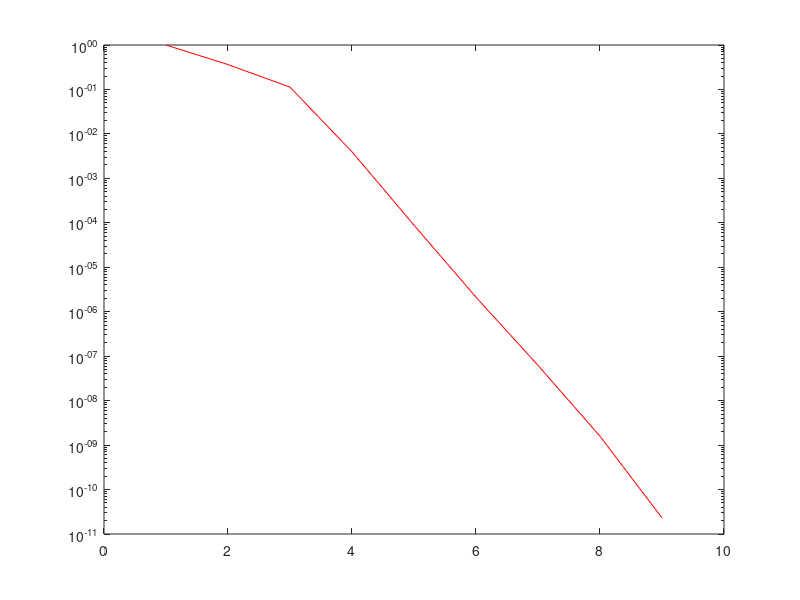

Recreate this plot in MATLAB.
%modificado por jccf octurbre 2018
% Clear all variables from the workspace
clear all
% Clear the screen
clc        
%function [tiempoC]=LGMRES_E_v2(A,b,color,~,mLE, lLE, dLE,itermax)
%Time Control
tic; 

% Setting tolerance parameters and maximum number of iterations
tol=1e-9;   % Tolerance for convergence
opts.tol=  tol;   % Tolerance options for the algorithm
%opts.tol= 1e-9;
% opts.disp= 0;
MAX_ITERATION=1000;       % Tolerance options for the algorithm
%maxit=itermax;

% Load the problem matrix from the 'sherman4.mat' file
load sherman4.mat;
A=Problem.A;     % System matrix
b=Problem.b;     % Right-hand side vector of the system

% Matrix name and color for graphics (if needed)
Name_Matrix='Scherman'; color='r';
%b=ones(size(A,1),1);

% Initialization of the initial solution and parameters for the LGMRES-E method
x0=zeros(size(A,1),1);
% m=mLE;
% d=dLE;
% lL=lLE;
% l=lL;

m=27;  % Number of GMRES iterations
d=2;   % Dimension for harmonic Ritz vectors
lL=2;  % Length of storage for vectors
l=lL;  % Initialization of storage length

% Total subspace size
s = m + d +l;
ST=s;
n=size (A,1);   % Matrix size
flag=0;         % Flag for convergence control

restart=1;

% First GMRES iteration (Restart)
disp('Iniciando primera ejecución de GMRES (Arnoldi)...');  % Mensaje de inicio
r=b-A*x0;         % Calculation of the initial residual
res(1,:)=norm(r); % Norm of the initial residual
%beta2=res(1,:);  
beta= res(1,1);   % Initial beta value
logres(1,:)= 1; %because norm(r)/norm(ro)=1    % Initialization of log values of the residual norm
%iter(1,:)=restart;
miteracion(1,1)=m;     % Number of iterations
z=[];               % Initialization of vector z

%Preallocating for speed
% Memory preallocation to improve efficiency
w=zeros(n,m);  % Vector w
h=zeros(m+1,m); % Matrix h
%z=zeros(n,1);
ii=1; % Variable for matrix z


%%%%%%%%%%%First run 

% First run of GMRES (Arnoldi)
    v(:,1)=r/beta;   % Normalization of the first vector
        for j=1:m                       %modified gram schmidt--Arnoldi
            w(:,j)=A*v(:,j); % Matrix-vector multiplication
            for i=1:j        % Modified Gram-Schmidt orthogonalization
                h(i,j)=w(:,j)'*v(:,i);
                w(:,j)=w(:,j)-h(i,j)*v(:,i);
            end
            h(j+1,j)=norm(w(:,j));  % Calculation of the norm
            if h(j+1,j)==0          % Stopping condition if there is an Arnoldi breakdown
                m=j;
                h2=zeros(m+1,m);    % Adjust the size of the h matrix
                for k=1:m
                    h2(:,k)=h(:,k);
                end
                h=h2;
            else        
                v(:,j+1)=w(:,j)/h(j+1,j); % Update of vector v
            end
        end
        H0=h;
        %hs=h;
        % Solution of the reduced system using QR decomposition
        g=zeros(m+1,1);  % Vector of constants
        g(1,1)=beta;     % Initialization of beta value

        for j=1:m                       %plane rotations (QR decompostion)
            disp('Se realiza QR descomposition');
            P=eye(m+1);       % Identity matrix
            sin=h(j+1,j)/(sqrt(h(j+1,j)^2 + h(j,j)^2));  % Sin calculation
            cos=h(j,j)/(sqrt(h(j+1,j)^2 + h(j,j)^2));    % Cos calculation
            P(j,j)=cos;
            P(j+1,j+1)=cos;
            P(j,j+1)=sin;
            P(j+1,j)=-sin;
            h=P*h;          % Update of the h matrix
            g=P*g;          % Update of vector g
        end

      % Calculation of the minimum norm minimizer
      disp('Se calcula el minimizador del mínimo de norma');
        R=zeros(m,m);  % Initialization of R
        G=zeros(m,1);  % Initialization of G
        V=zeros(n,m);  % Initialization of V
        for k=1:m
            G(k)=g(k); % Update of G
            V(:,k)=v(:,k); % Update of V
            for i=1:m
                R(k,i)=h(k,i);  % Update of R
            end
        end
        minimizer=R\G;  % Solution of the system
        Z=V*minimizer;  % Update of the approximate solution
        xm=x0+Z;        % Update of the current solution

        disp('Primera ejecución de GMRES completa.');  % Mensaje de finalización
        % Update of the residual and restart
        x0=xm;
        logres(size(logres,1)+1,:)=abs(g(m+1,1)/res(1,1));  % Update of the residual norm
%Calculo de z(k) para iteración 1  (errors approximations)
        z(:,1)= Z;
%%%%%% Calculo de vectores armonicos de Ritz
H0(m+1,:)=[];   % Removal of the last row
Fold=H0';       % Transposed Fold matrix
opts.v0=ones(size(Fold,1),1);  % Initialization of vector v0 for eigs

disp('Calculando vectores armónicos de Ritz...');  % Mensaje informativo

% Calculation of harmonic Ritz values and vectors
gf=R'*R;   % Product of R transpose and R
E=zeros(m,d);
D=zeros(d,1);
%Compute the harmonic Ritz vectors
        [E2,D2]=eigs(Fold,gf,d,'LM',opts);  % Calculation of largest eigenvalues
        for pq=1:d
            D(pq,1)=abs(D2(pq,pq));  % Take the absolute values
        end
        [~,I]=sort(D,1);  % Sort the eigenvalues
        for qq=1:d
            E(:,qq)=E2(:,I(qq,1));  % Extract the corresponding eigenvectors
        end
        dy0= V*E;  % Calculation of dy0 vectors

        % Handling of complex numbers in Ritz vectors
        dy=zeros(n,1);
    %%%% if dy0 is complex%%%%%%%%%%%%%%%%%%%%%%
            if isreal(dy0)==0  % If the vectors are not real
                disp('Manejando vectores de Ritz complejos...');
                ij=1; jj=0;
                while size(dy,2)<=d && ij <=d
                    if isreal(dy0(:,ij))==0 && norm(real(dy0(:,ij)))>0
                        dy(:,jj+1)= real(dy0(:,ij)); jj=size(dy,2);
                        if ij <=d
                            dy(:,jj+1)= abs(imag(dy0(:,ij)))*sqrt(1); jj=size(dy,2);
                            if ij <d
                                if dy0(:,ij)== conj(dy0(:,ij+1))
                                    ij=ij+2;
                                else
                                    ij=ij+1;
                                end
                            end
                        end
                    else
                        dy(:,jj+1)= dy0(:,ij);
                        ij=ij+1;
                        jj=size(dy,2);
                    end
                end
            else
                dy=dy0;  % If the vectors are real, do nothing
            end
            disp('Vectores armónicos de Ritz calculados correctamente.');  % Mensaje informativo
%%%%%%%%%%%%%%%%%%%%%%%%%%%%%%%%%%%%%%%%%%%%%%%%%%%%%%%%%%%%%%%%%%%%%%%%
%Ev0=[]; %para comando opts.v0
while flag==0
%    v=[];
    if ii ~= lL
        disp('Se realiza lgmres-e sin la totalidad de los errores de aproximación');
    else
        disp('Se realiza LGMRESE(m,d,l)');
    end
    r=b-A*x0;
    beta=norm(r);
    v(:,1)=r/beta; 
    h=zeros(m+1,m);
    %s1=s;
    if size(z,2)<lL
        if ii<=lL
            l=ii;
            ii=ii+1;
        end
%         P=[];
%         h=[];
            s=m+d+l;
            for j=1:s                       %modified gram schmidt--Arnoldi
%                 if j<=m
%                     w(:,j)=A*v(:,j);
%                 else
%                     w(:,j)=A*dy(:,j-m);
%                 end
                if j<=m
                    w(:,j)=A*v(:,j);
                end
                if j>=m+1 &&  j<=m+d
                    w(:,j)=A*dy(:,j-m);
                end
                if j>=m+ d + 1 %&& j<=s -1
                     w(:,j)=A*z(:,l-(j-m-d-1));
                end
                for i=1:j
                    h(i,j)=w(:,j)'*v(:,i);
                    w(:,j)=w(:,j)-h(i,j)*v(:,i);
                end
                h(j+1,j)=norm(w(:,j));
                if h(j+1,j)==0
                    s=j;
                    h2=zeros(s+1,s);   
                    for k=1:s
                        h2(:,k)=h(:,k);
                    end
                    h=h2;
                else       
                    v(:,j+1)=w(:,j)/h(j+1,j);
                end
            end       
       %     H0=h;
       %     hs=h;
            g=zeros(s+1,1);
            g(1,1)=beta;
            for j=1:s                       %plane rotations (QR decompostion)
                P=eye(s+1);   
                sin=h(j+1,j)/(sqrt(h(j+1,j)^2 + h(j,j)^2));
                cos=h(j,j)/(sqrt(h(j+1,j)^2 + h(j,j)^2));
                P(j,j)=cos;
                P(j+1,j+1)=cos;
                P(j,j+1)=sin;
                P(j+1,j)=-sin;
                h=P*h;
                g=P*g;
            end
            R=zeros(s,s);
            G=zeros(s,1);
            V=zeros(n,s);
            for k=1:s
                G(k)=g(k);
                V(:,k)=v(:,k);
                for i=1:s
                    R(k,i)=h(k,i);
                end
            end
            minimizer=R\G;
            
            
            for k=m+1:m+d       %se incluye vectores armónicos de Ritz
                V(:,k)=dy(:,k-m);
            end
            aux=V*minimizer;
            xm=x0+aux;
  %%%%%%%%%%%%%%%%%%%%%%%%%%%%%%%%%%%%
         Z=z;
%         if l==1
%             z=aux;
%         else
%             for j=2:size(logres,1)-1
%                 z(:,j-1)=Z(:,j);
%             end
%             z(:,l)=aux;
%         end
        if size(z,2)<lL
            z(:,size(z,2)+1)=aux;
        else
            for j=2:lL
                z(:,j-1)=Z(:,j);
            end
                z(:,lL)=aux;
        end     
            miteracion(size(miteracion,1)+1,1)=m;
            logres(size(logres,1)+1,:)=abs(g(s+1,1)/res(1,1));
            if (abs (g(s+1,1)))/res(1,1) <tol  || size(logres,1)==MAX_ITERATION   %empleando �ltima componente de g como residuo
            %if (res(size(res,1)))/res(1,1) <tol      %empleando �ltima componente de g como residuo
                flag=1;
            else
                x0=xm;                        %update and restart
                restart=restart+1;
            end
    %%%%%%%%%%%%%%%%%%%%Compute the harmonic Ritz vectors
    W=V(1:n,1:s);
    Fold=W'*A'*W;
    gf=R'*R;
    opts.v0=ones(size(Fold,1),1);
%     if size(Ev0)~=0
%         if s >= size(Ev0,1)
%             Ev1=zeros(s,1);
%             Ev1(1:size(Ev0,1),:)=Ev0;
%         end
%         if s < size(Ev0,1)
%             Ev0((s+1):size(Ev0,1),:)=[];
%             Ev1=Ev0;
%         end
%         Ev0=real(Ev1);
%         opts.v0= Ev0; %modif. octubre
%         Ev1=[];
%     end
    E=zeros(s,d);
    D=zeros(d,1);
%%%Compute the harmonic Ritz vectors
        %[E,D2]=eigs(df,d,'SM', opts);
        [E2,D2]=eigs(Fold,gf,d,'LM',opts);
        for pq=1:d
            D(pq,1)=abs(D2(pq,pq));
        end
        [~,I]=sort(D,1);
        for qq=1:d
            E(:,qq)=E2(:,I(qq,1));
        end
        dy0= V*E;
   dy=zeros(n,1);
        %%%% if dy0 is complex%%%%%%%%%%%%%%%%%%%%%%    
            if isreal(dy0)==0
                ij=1; jj=0;
                while size(dy,2)<=d && ij <=d
                    if isreal(dy0(:,ij))==0 && norm(real(dy0(:,ij)))>0
                        dy(:,jj+1)= real(dy0(:,ij)); jj=size(dy,2);
                        if ij <=d
                            dy(:,jj+1)= abs(imag(dy0(:,ij)))*sqrt(1); jj=size(dy,2);
                            if ij <d
                                if dy0(:,ij)== conj(dy0(:,ij+1))
                                    ij=ij+2;
                                else
                                    ij=ij+1;
                                end
                            end
                        end
                    else
                        dy(:,jj+1)= dy0(:,ij);
                        ij=ij+1;
                        jj=size(dy,2);
                    end
                end
            else
                dy=dy0;
            end
            
    else % if size(logres,1)<=l;
 %-----------------------------------
        s=ST;
        l=lL;
        for j=1:s                       %modified gram schmidt--Arnoldi
            if j<=m
                w(:,j)=A*v(:,j);
            end
            if j>=m+1 &&  j<=m+d
                w(:,j)=A*dy(:,j-m);
            end
            if j>=m+ d + 1 %&& j<=s -1
                 w(:,j)=A*z(:,l-(j-m-d-1));
            end
            for i=1:j
                h(i,j)=w(:,j)'*v(:,i);
                w(:,j)=w(:,j)-h(i,j)*v(:,i);
            end
            h(j+1,j)=norm(w(:,j));
            if h(j+1,j)==0
                s=j;
                h2=zeros(s+1,s);    
                for k=1:s
                    h2(:,k)=h(:,k);
                end
                h=h2;
            else        
            v(:,j+1)=w(:,j)/h(j+1,j);
            end
        end
%         H0=h;
%         hs=h;
        g=zeros(s+1,1);
        g(1,1)=beta;

        for j=1:s                       %plane rotations (QR decompostion)
            P=eye(s+1);   
            sin=h(j+1,j)/(sqrt(h(j+1,j)^2 + h(j,j)^2));
            cos=h(j,j)/(sqrt(h(j+1,j)^2 + h(j,j)^2));
            P(j,j)=cos;
            P(j+1,j+1)=cos;
            P(j,j+1)=sin;
            P(j+1,j)=-sin;
            h=P*h;
            g=P*g;
        end
        R=zeros(s,s);
        G=zeros(s,1);
        V=zeros(n,s);
        for k=1:s
            G(k)=g(k);
            V(:,k)=v(:,k);
            for i=1:s
                R(k,i)=h(k,i);
            end
        end
        for k=m+1:m+d
            V(:,k)=dy(:,k-m);
        end
        for k=m+d+1:s
            V(:,k)=z(:,l-(k-m-d-1));
        end
        minimizer=R\G;
        aux=V*minimizer;
        xm=x0+ aux;
        
        Z=z;
%         if l==1
%             z=aux;
%         else
%             for j=2:l
%                 z(:,j-1)=Z(:,j);
%             end
%             z(:,l)=aux;
%             
%         end
        if size(z,2)<lL
            z(:,size(z,2)+1)=aux;
        else
            for j=2:lL
                z(:,j-1)=Z(:,j);
            end
                z(:,lL)=aux;
        end   

        %res(restart+1,:)=(g(m+1,1));
        %iter(restart+1,:)=restart+1;
             %iter(restart+1,:)=restart+1;
            miteracion(size(miteracion,1)+1,1)=m;
            logres(size(logres,1)+1,:)=abs(g(s+1,1)/res(1,1));

            if (abs (g(s+1,1)))/res(1,1) <tol  || size(logres,1)==MAX_ITERATION   %empleando �ltima componente de g como residuo
            %if (res(size(res,1)))/res(1,1) <tol      %empleando �ltima componente de g como residuo
                flag=1;
   %             residuo= (abs (g(s+1,1)))/res(1,1);
            else
                x0=xm;                        %update and restart
                restart=restart+1;
            end
        %%%%%%%%%%%%%%%%%%%%Compute the harmonic Ritz vectors
        W=V(1:n,1:s);
        Fold=W'*A'*W;
        gf=R'*R; 
        opts.v0=ones(size(Fold,1),1);
        %gf=hs'*hs;
        %gf=W'*A'*A*W;
        %df=Fold\gf;
        %if size(logres,1)>3
        %    opts.v0=abs(E2(:,3));
        %else
        %    opts.v0= rand(s,1);
        %end
        E=zeros(s,d);
        D=zeros(d,1);
        %[E,D2]=eigs(df,d,'SM', opts);
        [E2,D2]=eigs(Fold,gf,d,'LM',opts);
        for pq=1:d
            D(pq,1)=abs(D2(pq,pq));
        end
        [~,I]=sort(D,1);
        for qq=1:d
            E(:,qq)=E2(:,I(qq,1));
        end
        dy0= V*E;
        dy=zeros(n,1);
        %%%% if dy0 is complex%%%%%%%%%%%%%%%%%%%%%%    
            if isreal(dy0)==0
                ij=1; jj=0;
                while size(dy,2)<=d && ij <=d
                    if isreal(dy0(:,ij))==0 && norm(real(dy0(:,ij)))>0
                        dy(:,jj+1)= real(dy0(:,ij)); jj=size(dy,2);
                        if ij <=d
                            dy(:,jj+1)= abs(imag(dy0(:,ij)))*sqrt(1); jj=size(dy,2);
                            if ij <d
                                if dy0(:,ij)== conj(dy0(:,ij+1))
                                    ij=ij+2;
                                else
                                    ij=ij+1;
                                end
                            end
                        end
                    else
                        dy(:,jj+1)= dy0(:,ij);
                        ij=ij+1;
                        jj=size(dy,2);
                    end
                end
            else
                dy=dy0;
            end


    end %if restarted
end  %while flag
tiempo=toc;     %Imprime tiempo de ejecuci�n
%finalizamos con el método
%subplot(1,1,1);
semilogy(logres,color)
% title(Name_Matrix);
% title(color);
% xlabel('Number of Restart Cycle');ylabel('|rj|/|r0|');
% legend(['PD-GMRES(27,alpha_{P}=', num2str(alpha0),',alpha_{D}=', num2str(delta0),'), t= ', num2str(tiempo)],'Location','Best');
%title(['Example 2.2 - Complementary cycles of GMRES. Nl=', num2str(Nl),'; delta=', num2str(dl)])
% hold on
%  subplot(2,1,2);
%  plot(miteracion,color)
%  xlabel('Number of restart cycles');ylabel('m, restart parameters');
%   hold on
lastcycle=size(logres,1);
tiempoC= [lastcycle tiempo];